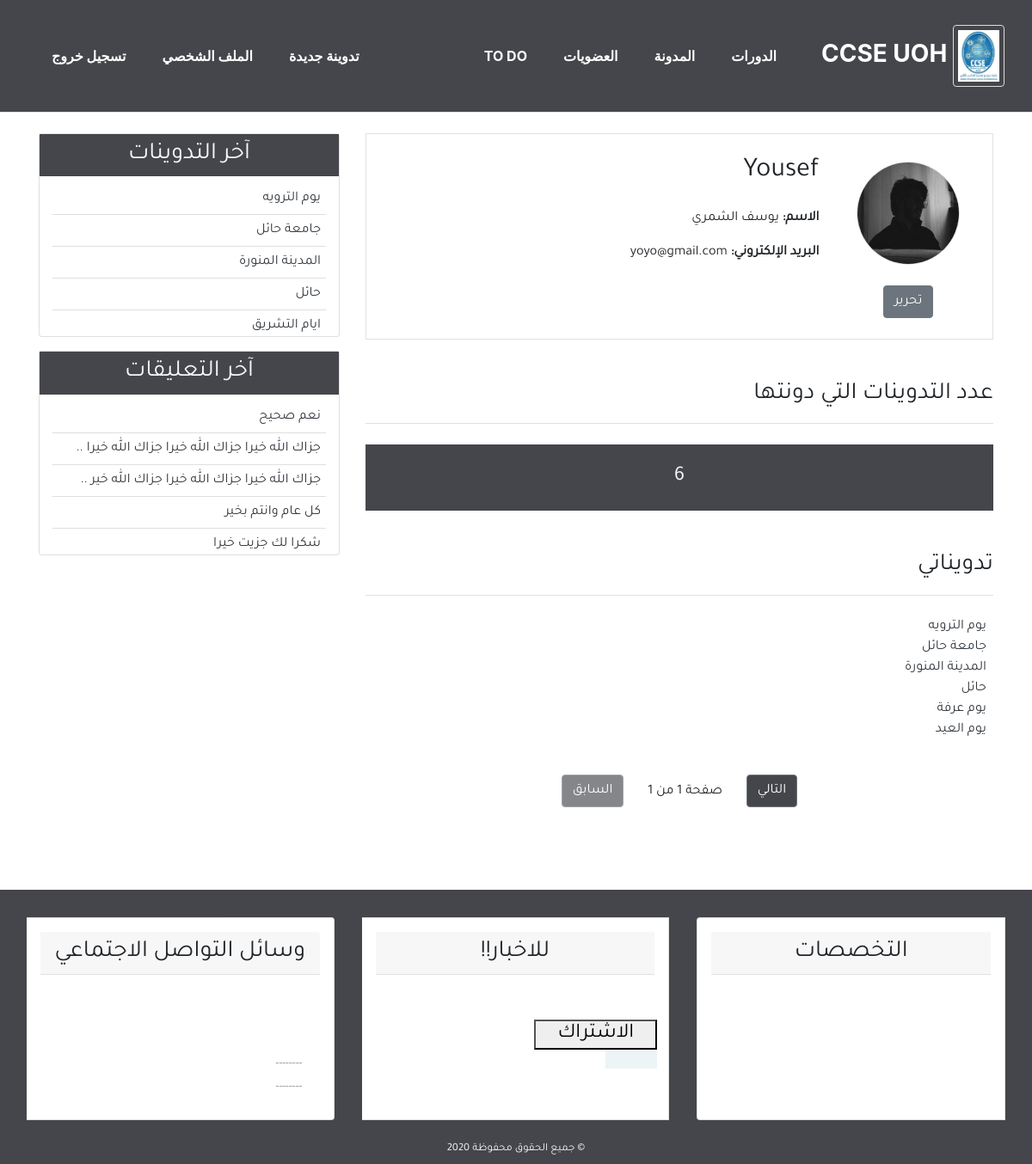
Before: /profile/ (signed in) with the older database file.
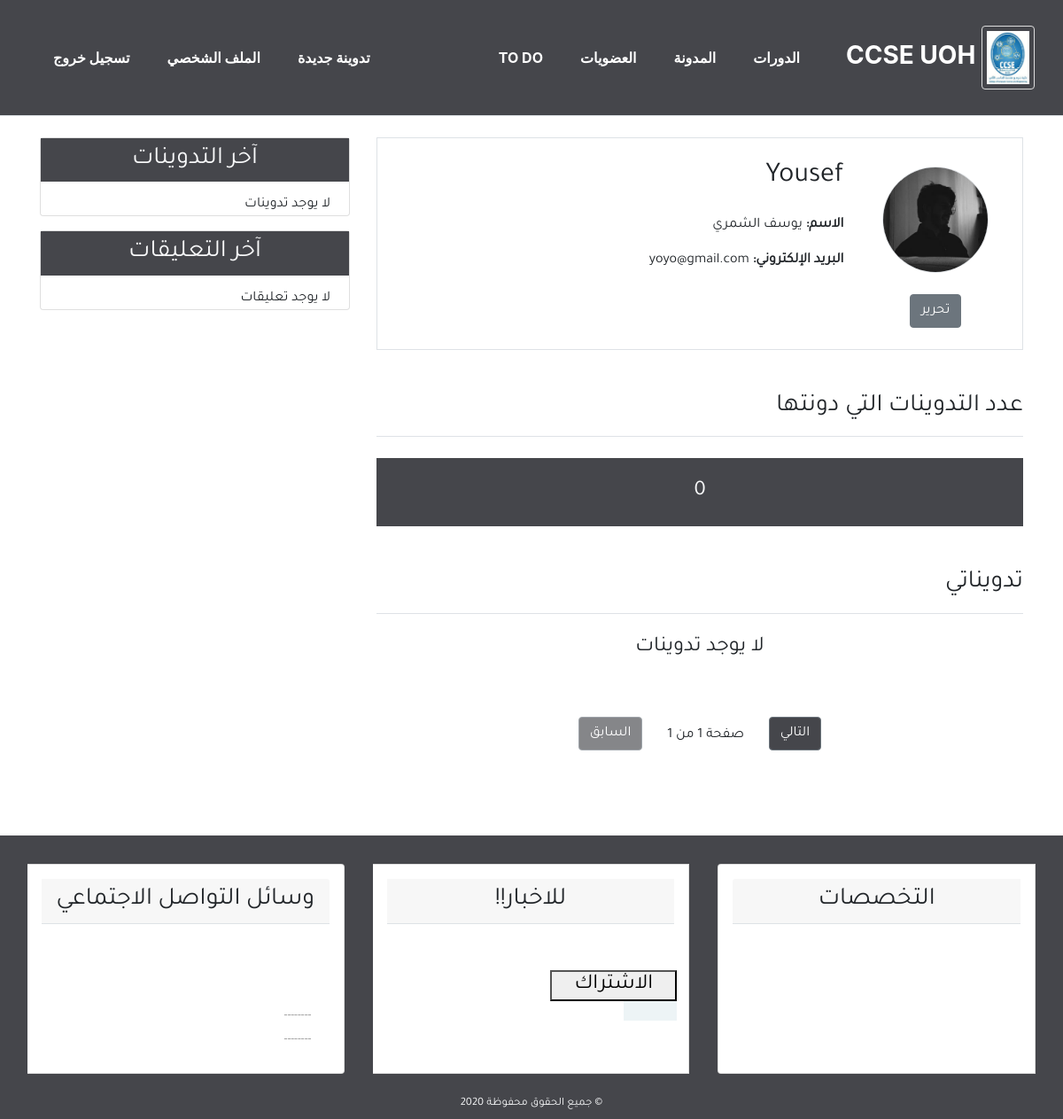
After: the same page with the newer database file.
### blog/models.py (models this page shows, shortened)
class Post(models.Model):
    title = models.CharField(max_length=100)
    content = models.TextField()
    post_date = models.DateTimeField(default=timezone.now)
    post_update = models.DateTimeField(auto_now=True)
    author = models.ForeignKey(User, on_delete=models.CASCADE)
    class Meta:
        ordering = ('-post_date', )

class Comment(models.Model):
    name = models.CharField(max_length=50, verbose_name='الاسم')
    email = models.EmailField(verbose_name='البريد الإلكتروني')
    body = models.TextField(verbose_name='التعليق')
    comment_date = models.DateTimeField(auto_now_add=True)
    active = models.BooleanField(default=False)
    post = models.ForeignKey(
        Post, on_delete=models.CASCADE, related_name='comments')
    class Meta:
        ordering = ('-comment_date',)

### user/views.py (the view)
# urls.py: path('profile/', profile_view, name='profile'),
@login_required(login_url='login')
def profile(request):
    posts = Post.objects.filter(author=request.user)
    post_list = Post.objects.filter(author=request.user)
    paginator = Paginator(post_list, 10)
    page = request.GET.get('page')
    try:
        post_list = paginator.page(page)
    except PageNotAnInteger:
        post_list = paginator.page(1)
    except EmptyPage:
        post_list = paginator.page(paginator.num_page)
    return render(request, 'user/profile.html', {
        'title': 'الملف الشخصي',
        'posts': posts,
        'page': page,
        'post_list': post_list,
    })

### blog/templatetags/post_tag.py (called while the page is built)
@register.inclusion_tag('blog/latest_posts.html')
def latest_posts():
    context = {
        'l_posts': Post.objects.all()[0:5],
    }
    return context

@register.inclusion_tag('blog/latest_comments.html')
def latest_comments():
    context = {
        'l_comments': Comment.objects.filter(active=True)[:5],
    }
    return context

### user/templates/user/profile.html (shortened to what this page needs)
{% extends 'blog/base.html' %}
{% block content %}
<div class="border p-4 mb-5">
    <div class="row">
        <div class="col-md-3 text-center">
            <img class="img-fluid rounded-circle border m-2" style="width: 120px; height:120px;"
                src="{{user.profile.image.url}}" alt="{{user.username}}">
            <div class="mt-3">
                <a class="btn btn-secondary bg -secondary" href="{% url 'profile_update' %}"> تحرير</a>
            </div>
        </div>
        <div class="col-md-9">
            <h2 class="mb-4">{{user.username}}</h2>
            <p class="font-weight-bold">الاسم: <span class="font-weight-normal">{{user.first_name}}
                    {{user.last_name}}</span></p>
            <p class="font-weight-bold">البريد الإلكتروني: <span class="font-weight-normal">{{user.email}}</span></p>
        </div>
    </div>
</div>
<div class="row mb-5">
    <div class="col-md">
        <h3 class="border-bottom pb-3 mb-4">عدد التدوينات التي دونتها</h3>
        <h4 class="bg-secondary text-center p-4 text-light">
            {{posts.count}}
        </h4>
        <h3 class="border-bottom mb-4 pb-3 mt-5">تدويناتي</h3>
        {% for post in post_list %}
        <ul class="pr-2">
            <a class="text-dark" href="{% url 'detail' post.id %}">{{post.title}}</a>
        </ul>
        {% empty %}
        <h4 class="text-center mb-5">لا يوجد تدوينات</h4>
        {% endfor %}
        {% include 'blog/pagination.html' with page=post_list %}
    </div>
</div>
{% endblock content %}

### blog/templates/blog/latest_posts.html
<ul class="list-group-flush latest-post">
    {% for post in l_posts %}
    <li class="list-group-item latest-post-item">
        <a class="text-dark" href="{% url 'detail' post.id %}">{{post.title}}</a>
    </li>
    {% empty %}
    <li class="list-group-item latest-post-item">لا يوجد تدوينات</li>
    {% endfor %}
</ul>

### blog/templates/blog/latest_comments.html
<ul class="list-group-flush latest-comment">
    {% for comment in l_comments %}
    <li class="list-group-item latest-comment-item">
        <a class="text-dark" href="{% url 'detail' comment.post.id %}">
            {% if comment.body|length > 40 %}
            {{comment.body|slice:'45'}} ..
            {% else %}
            {{comment.body}}
            {% endif %}
        </a>
    </li>
    {% empty %}
    <li class="list-group-item latest-comment-item">لا يوجد تعليقات</li>
    {% endfor %}
</ul>

Changed rows visible on the page:
removed Post: title "يوم الترويه"
removed Post: title "جامعة حائل"
removed Post: title "المدينة المنورة"
removed Post: title "حائل"
removed Post: title "يوم عرفة", shown under "تدويناتي"
removed Post: title "يوم العيد", shown under "تدويناتي"
removed Post: title "ايام التشريق", shown under "آخر التدوينات"
removed Comment: body "نعم صحيح"
removed Comment: body "جزاك الله خيرا جزاك الله خيرا جزاك الله خيرا"
removed Comment: body "جزاك الله خيرا جزاك الله خيرا جزاك الله خير"
removed Comment: body "كل عام وانتم بخير"
removed Comment: body "شكرا لك جزيت خيرا"
Other visible differences:
{{ posts.count }}: "6" → "0"
text now shown: "لا يوجد تدوينات لا يوجد تدوينات لا يوجد تعليقات"
